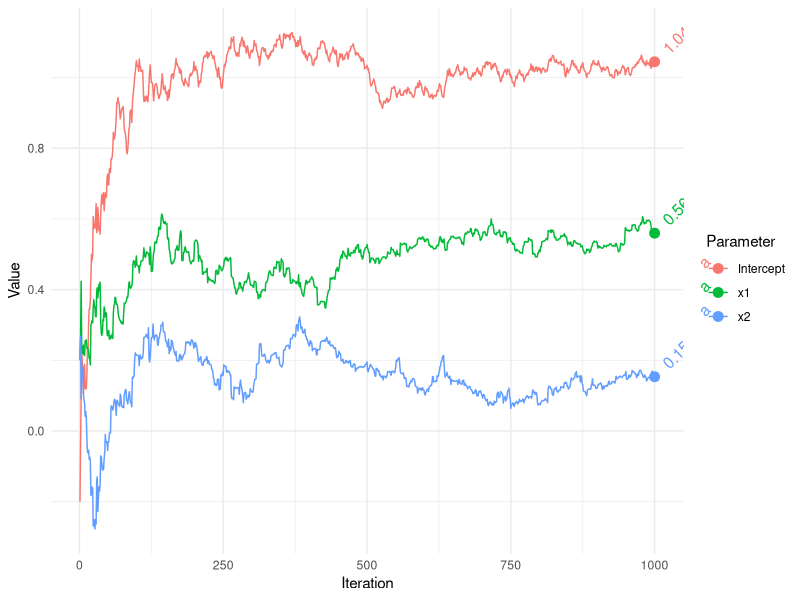
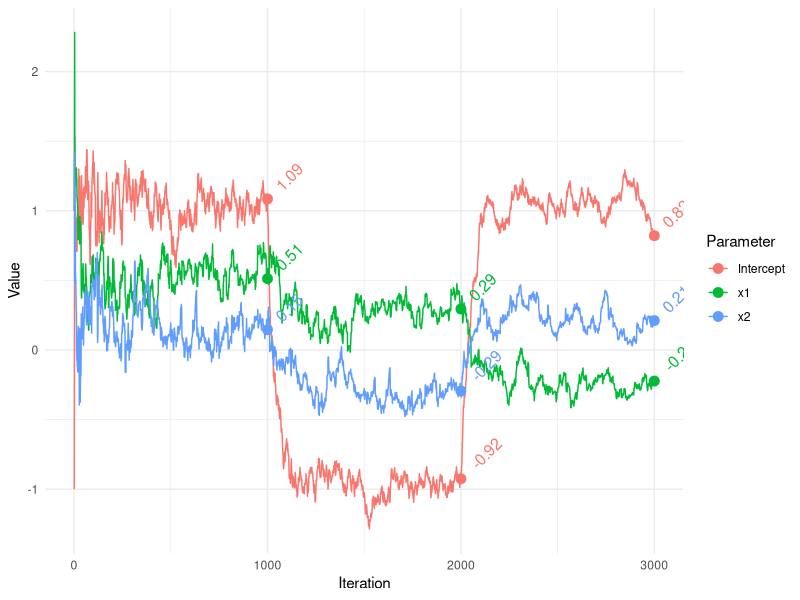

Write R code to recreate these figures, in order.
# 'Online' learning via stochastic gradient descent.  See also, standard 
# gradient descent in lm_gradientdescent.R In the following, we have basic data 
# for standard regression, but in this 'online' learning case, we are assuming 
# each observation comes to us as a stream over time rather than as a single 
# batch, and would continue coming in.  Note that there are plenty of variations
# of this, an it can be applied in the batch case as well.  Currently no 
# stopping point is implemented in order to trace results over all data
# points/iterations.

# On revisiting this much later, I thought it useful to add that I believe this
# was motivated by the example in Murphy's Probabilistic Machine Learning.  I
# also made some cleanup to my original code, added some comments, but mostly
# left it as it was.

##################
### Data Setup ###
##################

set.seed(1234)

n  = 1000
x1 = rnorm(n)
x2 = rnorm(n)
y  = 1 + .5*x1 + .2*x2 + rnorm(n)
X  = cbind(Intercept = 1, x1, x2)


#############################################
### stochastic gradient descent algorithm ###
#############################################

sgd = function(par,                                      # parameter estimates
               X,                                        # model matrix
               y,                                        # target variable
               stepsize = 1,                             # the learning rate
               stepsizeTau = 0,                          # if > 0, a check on the LR at early iterations
               average = F
               ){
  
  # initialize
  beta = par
  names(beta) = colnames(X)
  betamat = matrix(0, nrow(X), ncol=length(beta))        # Collect all estimates
  fits = NA                                              # fitted values
  s = 0                                                  # adagrad per parameter learning rate adjustment
  loss = NA                                              # Collect loss at each point
  
  for (i in 1:nrow(X)){
    Xi   = X[i, , drop=F]
    yi   = y[i]
    LP   = Xi %*% beta                                   # matrix operations not necessary, 
    grad = t(Xi) %*% (LP - yi)                           # but makes consistent with the  standard gd R file
    s    = s + grad^2
    beta = beta - stepsize*grad/(stepsizeTau + sqrt(s))  # adagrad approach
    
    if (average & i > 1) {
      beta =  beta - 1/i*(betamat[i-1,] - beta)          # a variation
    } 
    
    betamat[i,] = beta
    fits[i] = LP
    loss[i] = (LP-yi)^2
  }
  
  LP = X %*% beta
  lastloss = crossprod(LP - y)
  
  list(
    par = beta,                                          # final estimates
    parvec = betamat,                                    # all estimates
    loss = loss,                                         # observation level loss
    RMSE = sqrt(sum(lastloss)/nrow(X)),
    fitted = fits
  )
}


###########
### Run ###
###########

### starting values

init = rep(0, 3)

# for any particular data you might have to fiddle with the stepsize, perhaps
# choosing one based on cross-validation with old data

out = sgd(init, X = X, y = y, stepsize = .2, stepsizeTau = 0, average = F)
str(out)
out$par

# compare
summary(lm(y ~ x1 + x2))
coef1 = coef(lm(y ~ x1 + x2))


# visualize estimates
library(ggplot2); library(reshape2)

gd = melt(out$parvec)
colnames(gd) = c('Iteration', 'Parameter', 'Value')
gd$Parameter = factor(gd$Parameter, labels = colnames(X))

ggplot(aes(x = Iteration, 
           y = Value, 
           group = Parameter, 
           color = Parameter), 
       data = gd) +
  geom_path() +
  geom_point(data = gd[gd$Iteration == n, ], size = 3) +
  geom_text(aes(label = round(Value, 2)), 
            hjust = -.5,
            angle = 45,
            size = 4, 
            data = gd[gd$Iteration == n, ]) +
  theme_minimal()


######################################
### add alternately generated data ###
######################################

# This data includes a shift of the previous data
set.seed(1234)

n2 = 1000
x1.2 = rnorm(n2)
x2.2 = rnorm(n2)
y2 = -1 + .25*x1.2 - .25*x2.2 + rnorm(n2)
X2 = rbind(X, cbind(1, x1.2, x2.2))
coef2 = coef(lm(y2 ~ x1.2 + x2.2))
y2 = c(y, y2)

n3 = 1000
x1.3 = rnorm(n3)
x2.3 = rnorm(n3)
y3 = 1 - .25*x1.3 + .25*x2.3 + rnorm(n3)
coef3 = coef(lm(y3 ~ x1.3 + x2.3))

X3 = rbind(X2, cbind(1, x1.3, x2.3))
y3 = c(y2, y3)


###########
### Run ###
###########

out2 = sgd(init, X = X3, y = y3, stepsize = 1, stepsizeTau = 0, average = F)
str(out2)

# compare with lm for each data part
out2$parvec[c(n, n + n2, n + n2 + n3), ]
rbind(coef1, coef2, coef3)

# visualize estimates
gd = melt(out2$parvec)
colnames(gd) = c('Iteration', 'Parameter', 'Value')
gd$Parameter = factor(gd$Parameter, labels = colnames(X))

ggplot(aes(x = Iteration,
           y = Value,
           group = Parameter,
           color = Parameter
           ),
       data = gd) +
  geom_path() +
  geom_point(data = gd[gd$Iteration == (c(n, n + n2, n + n2 + n3)), ], 
             size = 3) +
  geom_text(
    aes(label = round(Value, 2)),
    hjust = -.5,
    angle = 45,
    data = gd[gd$Iteration == (c(n, n + n2, n + n2 + n3)), ],
    size = 4,
    show.legend = F
  ) +
  theme_minimal()